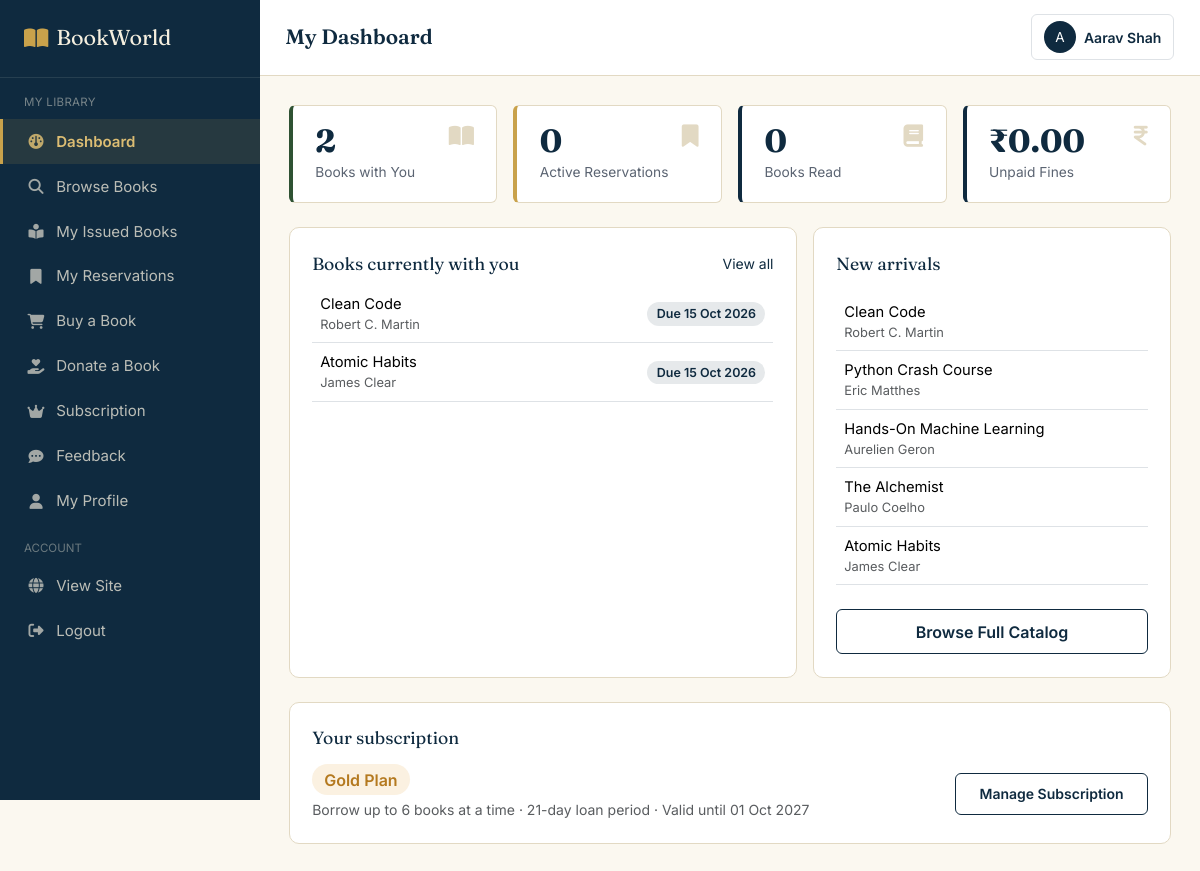
Screenshot of /member/dashboard.php (signed in) with the database file from the repository.
### tables this page shows
CREATE TABLE book_issues (
    issue_id INT AUTO_INCREMENT PRIMARY KEY,
    member_id INT NOT NULL,
    book_id INT NOT NULL,
    librarian_id INT NULL,
    request_date DATETIME DEFAULT CURRENT_TIMESTAMP,
    approval_date DATETIME NULL,
    issue_date DATE NULL,
    due_date DATE NULL,
    return_date DATE NULL,
    status ENUM('requested','approved','rejected','issued','returned','overdue') DEFAULT 'requested',
    remarks VARCHAR(255),
    FOREIGN KEY (member_id) REFERENCES member(member_id) ON DELETE CASCADE,
    FOREIGN KEY (book_id) REFERENCES books(book_id) ON DELETE CASCADE,
    FOREIGN KEY (librarian_id) REFERENCES librarian(librarian_id) ON DELETE SET NULL
);

CREATE TABLE books (
    book_id INT AUTO_INCREMENT PRIMARY KEY,
    title VARCHAR(200) NOT NULL,
    author VARCHAR(150) NOT NULL,
    isbn VARCHAR(20) UNIQUE,
    publisher VARCHAR(150),
    publication_year YEAR,
    language VARCHAR(50) DEFAULT 'English',
    category_id INT,
    price DECIMAL(10,2) DEFAULT 0.00,
    description TEXT,
    book_image VARCHAR(255) DEFAULT 'default-book.png',
    status ENUM('active','inactive') DEFAULT 'active',
    view_count INT DEFAULT 0,
    created_at DATETIME DEFAULT CURRENT_TIMESTAMP,
    FOREIGN KEY (category_id) REFERENCES categories(category_id) ON DELETE SET NULL
);

CREATE TABLE subscriptions (
    subscription_id INT AUTO_INCREMENT PRIMARY KEY,
    member_id INT NOT NULL,
    plan_id INT NOT NULL,
    start_date DATE NOT NULL,
    end_date DATE NOT NULL,
    status ENUM('active','expired','cancelled') DEFAULT 'active',
    FOREIGN KEY (member_id) REFERENCES member(member_id) ON DELETE CASCADE,
    FOREIGN KEY (plan_id) REFERENCES subscription_plans(plan_id)
);

CREATE TABLE subscription_plans (
    plan_id INT AUTO_INCREMENT PRIMARY KEY,
    plan_name ENUM('Bronze','Silver','Gold') NOT NULL UNIQUE,
    max_books INT NOT NULL,
    loan_days INT NOT NULL DEFAULT 14,
    price DECIMAL(10,2) NOT NULL,
    duration_days INT NOT NULL DEFAULT 365,
    description VARCHAR(255)
);

### includes/auth_check.php (called while the page is built, shortened)
<?php
$current_user_id   = $_SESSION['user_id'];

### includes/functions.php (called while the page is built, shortened)
<?php
function clean($str) {
    return htmlspecialchars(trim($str), ENT_QUOTES, 'UTF-8');
}
function inr($amount) {
    return '₹' . number_format((float)$amount, 2);
}
function fmt_date($date) {
    return date('d M Y', strtotime($date));
}

### member/dashboard.php (the view, shortened to what this page needs)
<?php
require_once '../config/database.php';
require_once '../includes/functions.php';
require_once '../includes/auth_check.php';
$active_issues = mysqli_fetch_assoc(mysqli_query($conn, "SELECT COUNT(*) c FROM book_issues WHERE member_id=$current_user_id AND status='issued'"))['c'];
$active_reservations = mysqli_fetch_assoc(mysqli_query($conn, "SELECT COUNT(*) c FROM reservations WHERE member_id=$current_user_id AND status='pending'"))['c'];
$unpaid_fines = mysqli_fetch_assoc(mysqli_query($conn, "SELECT COALESCE(SUM(amount),0) c FROM fines WHERE member_id=$current_user_id AND status='unpaid'"))['c'];
$books_read = mysqli_fetch_assoc(mysqli_query($conn, "SELECT COUNT(*) c FROM book_issues WHERE member_id=$current_user_id AND status='returned'"))['c'];
$subscription = mysqli_fetch_assoc(mysqli_query($conn, "SELECT s.*, sp.plan_name, sp.max_books, sp.loan_days FROM subscriptions s
                                                         JOIN subscription_plans sp ON sp.plan_id = s.plan_id
                                                         WHERE s.member_id=$current_user_id AND s.status='active' AND s.end_date >= CURDATE()
                                                         ORDER BY s.subscription_id DESC LIMIT 1"));
$my_current_books = mysqli_query($conn, "SELECT bi.*, b.title, b.author FROM book_issues bi JOIN books b ON b.book_id=bi.book_id
                                          WHERE bi.member_id=$current_user_id AND bi.status='issued' ORDER BY bi.due_date ASC");
$new_arrivals = mysqli_query($conn, "SELECT title, author FROM books WHERE status='active' ORDER BY created_at DESC LIMIT 5");
?>
<!DOCTYPE html>
<html lang="en">
<head>
<link href="https://cdn.jsdelivr.net/npm/bootstrap@5.3.3/dist/css/bootstrap.min.css" rel="stylesheet">
<link rel="stylesheet" href="https://cdnjs.cloudflare.com/ajax/libs/font-awesome/6.5.2/css/all.min.css">
<link rel="stylesheet" href="../assets/css/style.css">
<link rel="stylesheet" href="../assets/css/dashboard.css">
</head>
<body>
<div class="bw-app">
<?php include '../includes/sidebar_member.php'; ?>
<main class="bw-main">
<?php include '../includes/dashboard_topbar.php'; ?>
<div class="bw-content">
  <div class="row g-3 mb-4">
    <div class="col-6 col-md-3">
      <div class="bw-stat-card accent-green"><i class="fa-solid fa-book-open icon"></i><div class="num"><?= $active_issues ?></div><div class="label">Books with You</div></div>
    </div>
    <div class="col-6 col-md-3">
      <div class="bw-stat-card accent-brass"><i class="fa-solid fa-bookmark icon"></i><div class="num"><?= $active_reservations ?></div><div class="label">Active Reservations</div></div>
    </div>
    <div class="col-6 col-md-3">
      <div class="bw-stat-card"><i class="fa-solid fa-book icon"></i><div class="num"><?= $books_read ?></div><div class="label">Books Read</div></div>
    </div>
    <div class="col-6 col-md-3">
      <div class="bw-stat-card <?= $unpaid_fines > 0 ? 'accent-danger' : '' ?>"><i class="fa-solid fa-indian-rupee-sign icon"></i><div class="num"><?= inr($unpaid_fines) ?></div><div class="label">Unpaid Fines</div></div>
    </div>
  </div>
  <div class="row g-3">
    <div class="col-lg-7">
      <div class="bw-panel h-100">
        <div class="d-flex justify-content-between align-items-center mb-2">
          <div class="panel-title mb-0">Books currently with you</div>
          <a href="my_issues.php" class="small">View all</a>
        </div>
        <table class="table table-bw">
          <tbody>
            <?php while ($b = mysqli_fetch_assoc($my_current_books)):
              $overdue = strtotime($b['due_date']) < strtotime(date('Y-m-d')); ?>
              <tr>
                <td><?= clean($b['title']) ?><div class="small text-muted"><?= clean($b['author']) ?></div></td>
                <td class="text-end"><?= $overdue ? '<span class="badge-bw-danger">Overdue since '.fmt_date($b['due_date']).'</span>' : '<span class="badge-bw-navy">Due '.fmt_date($b['due_date']).'</span>' ?></td>
              </tr>
            <?php endwhile; ?>
          </tbody>
        </table>
      </div>
    </div>
    <div class="col-lg-5">
      <div class="bw-panel h-100">
        <div class="panel-title">New arrivals</div>
        <table class="table table-bw">
          <tbody>
            <?php while ($n = mysqli_fetch_assoc($new_arrivals)): ?>
              <tr><td><?= clean($n['title']) ?><div class="small text-muted"><?= clean($n['author']) ?></div></td></tr>
            <?php endwhile; ?>
          </tbody>
        </table>
        <a href="browse_books.php" class="btn btn-bw-outline w-100 mt-2">Browse Full Catalog</a>
      </div>
    </div>
  </div>
  <?php if ($subscription): ?>
  <div class="bw-panel mt-4">
    <div class="panel-title">Your subscription</div>
    <div class="d-flex justify-content-between align-items-center flex-wrap">
      <div>
        <span class="badge-bw-warning fs-6"><?= clean($subscription['plan_name']) ?> Plan</span>
        <p class="text-muted small mt-2 mb-0">Borrow up to <?= $subscription['max_books'] ?> books at a time · <?= $subscription['loan_days'] ?>-day loan period · Valid until <?= fmt_date($subscription['end_date']) ?></p>
      </div>
      <a href="subscription.php" class="btn btn-bw-outline btn-sm">Manage Subscription</a>
    </div>
  </div>
  <?php endif; ?>
</div>
</main>
</div>
</body>
</html>

### assets/css/style.css (style rules this page uses)
:root { --bw-navy: #0F2A3F; --bw-navy-light: #1A4160; --bw-green: #2F5233; --bw-green-light: #3E6B45; --bw-brass: #C9A24B; --bw-brass-light: #DCBD73; --bw-paper: #F5EFDF; --bw-paper-soft: #FBF8F0; --bw-ink: #1D2430; --bw-slate: #5B6472; --bw-line: #E2D9C3; --bw-danger: #A93F35; --bw-danger-bg: #FBEAE7; --bw-success: #2F5233; --bw-success-bg: #EAF1E7; --bw-warning: #B4791F; --bw-warning-bg: #FBF1E1; --font-display: 'Fraunces', Georgia, serif; --font-body: 'Inter', -apple-system, BlinkMacSystemFont, sans-serif; --radius-sm: 6px; --radius-md: 10px; --shadow-card: 0 1px 3px rgba(15, 42, 63, 0.08), 0 1px 2px rgba(15, 42, 63, 0.06); }
* { box-sizing: border-box; }
body { font-family: var(--font-body); color: var(--bw-ink); background: var(--bw-paper-soft); margin: 0; }
a { color: var(--bw-navy); text-decoration: none; }
.btn-bw-outline { background: transparent; border: 1.5px solid var(--bw-navy); color: var(--bw-navy); font-weight: 600; padding: 0.6rem 1.45rem; border-radius: var(--radius-sm); transition: all 0.15s ease; }
.badge-bw-warning { background: var(--bw-warning-bg); color: var(--bw-warning); font-weight: 600; }
.badge-bw-navy { background: rgba(15,42,63,0.1); color: var(--bw-navy); font-weight: 600; }
.badge-bw-success, .badge-bw-danger, .badge-bw-warning, .badge-bw-navy { padding: 0.35em 0.75em; border-radius: 20px; font-size: 0.78rem; }

### assets/css/dashboard.css (style rules this page uses)
.bw-app { display: flex; min-height: 100vh; }
.bw-main { flex: 1; min-width: 0; background: var(--bw-paper-soft); }
.bw-content { padding: 1.8rem; }
.bw-stat-card { background: #fff; border: 1px solid var(--bw-line); border-left: 4px solid var(--bw-navy); border-radius: var(--radius-sm); padding: 1.2rem 1.4rem; height: 100%; }
.bw-stat-card.accent-green { border-left-color: var(--bw-green); }
.bw-stat-card.accent-brass { border-left-color: var(--bw-brass); }
.bw-stat-card .num { font-family: var(--font-display); font-size: 2rem; color: var(--bw-navy); font-weight: 700; line-height: 1; }
.bw-stat-card .label { color: var(--bw-slate); font-size: 0.86rem; margin-top: 0.35rem; }
.bw-stat-card .icon { float: right; font-size: 1.4rem; color: var(--bw-line); }
.bw-panel { background: #fff; border: 1px solid var(--bw-line); border-radius: var(--radius-md); padding: 1.4rem; }
.bw-panel .panel-title { font-family: var(--font-display); font-size: 1.1rem; color: var(--bw-navy); margin-bottom: 1rem; }
.table-bw td { vertical-align: middle; font-size: 0.92rem; }

### rows the page displays
book_issues: book.title "Clean Code", book.author "Robert C. Martin", due_date "15 Oct 2026"
book_issues: book.title "Atomic Habits", book.author "James Clear", due_date "15 Oct 2026"
books: title "Clean Code", author "Robert C. Martin"
books: title "Python Crash Course", author "Eric Matthes"
books: title "Hands-On Machine Learning", author "Aurelien Geron"
books: title "The Alchemist", author "Paulo Coelho"
books: title "Atomic Habits", author "James Clear"
subscriptions: plan.plan_name "Gold", plan.max_books "6", plan.loan_days "21", end_date "01 Oct 2027"

### other values shown
$page_title "My Dashboard"
substr($current_user_name, 0, 1) "A"
$current_user_name "Aarav Shah"
$active_issues "2"
$active_reservations "0"
$books_read "0"
inr($unpaid_fines) "₹0.00"
